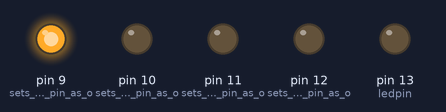
This sketch was run on a simulated Arduino Uno, built with avr-gcc and run on an emulated ATmega328P. Shown: output pins drawn as LEDs (lit = HIGH).

Above: at 0.15 s.
At 0.95 s:
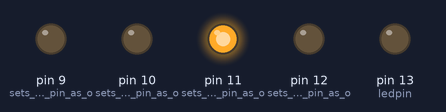
At 1.35 s:
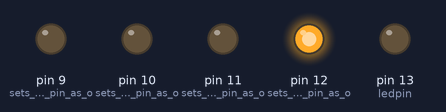
At 1.95 s:
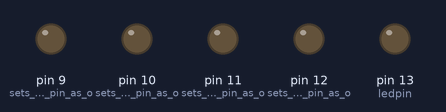
At 2.55 s:
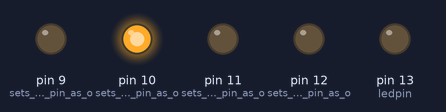
At 3.75 s:
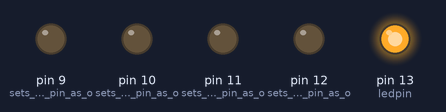
Timing chart, 0 to 4.6 s (numbered marks = the images above):
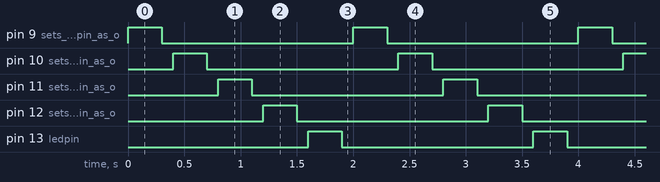

The sketch:

blink-knightrider-loop.ino
```cpp
/* Blinking LED -> by Owen Mundy August 1, 2009
 ---------------------------------------------------------------*/

int led = false;            // control variable
int ledpin = 13;            // LED pin

void setup()
{
  pinMode(9, OUTPUT);  // sets the digital pin as output
  pinMode(10, OUTPUT);  // sets the digital pin as output
  pinMode(11, OUTPUT);  // sets the digital pin as output
  pinMode(12, OUTPUT);  // sets the digital pin as output
  pinMode(13, OUTPUT);  // sets the digital pin as output
}

void loop()
{
  for (int i=9; i<14; i++)
  {
    blink(i);
    delay(100);              // wait one second
  }
}


void blink(int ledpin)
{
  digitalWrite(ledpin, HIGH); // on
  delay(300);
  digitalWrite(ledpin, LOW); // off
}
```

Measured:
- by itself, pin 9 (sets_the_digital_pin_as_o), pin 10 (sets_the_digital_pin_as_o), pin 11 (sets_the_digital_pin_as_o), pin 12 (sets_the_digital_pin_as_o), pin 13 (ledpin): alternates HIGH for 0.30 s and LOW for 1.7 s
- by itself, everything shown: repeats every 2.0 s, in 10 steps
